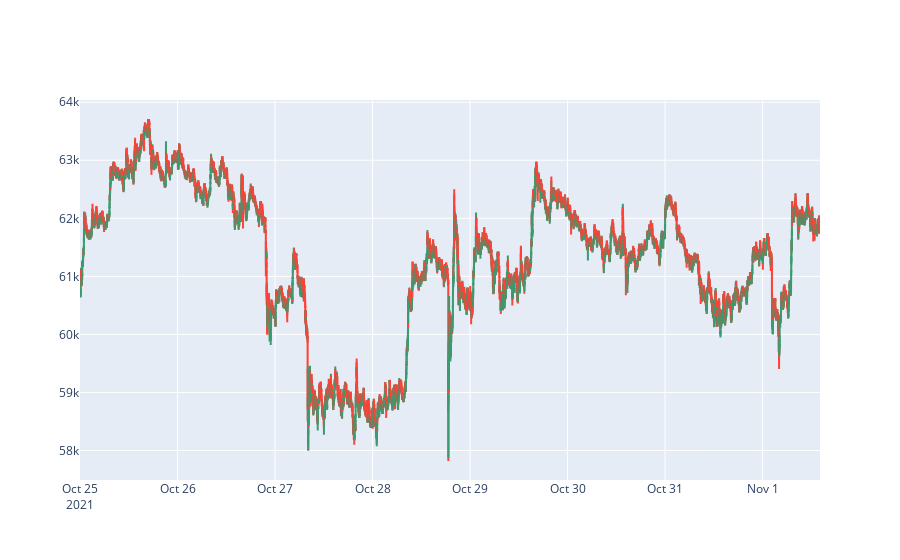

Write notebook code for a chart like this one.
### Code cell
fig = go.Figure(data=[go.Candlestick(x=all_coins_df['OpenTime'],
                open=all_coins_df['BTC-USD_Open'],
                high=all_coins_df['BTC-USD_High'],
                low=all_coins_df['BTC-USD_Low'],
                close=all_coins_df['BTC-USD_Close'])])
fig.update_layout(xaxis_rangeslider_visible=False)
fig.show()

### Figure 1 — Plotly figure (JSON) as saved in the notebook; plotly's stock layout.template omitted (floating-point values rounded to 4 significant figures; data arrays with more than 128 entries replaced by an {"elided": "..."} marker saying what was removed)
{"data": [{"close": {"elided": "10928 float values"}, "high": {"elided": "10928 float values"}, "low": {"elided": "10928 float values"}, "open": {"elided": "10928 float values"}, "type": "candlestick", "x": {"elided": "10928 str values"}}], "layout": {"xaxis": {"rangeslider": {"visible": false}}}}
